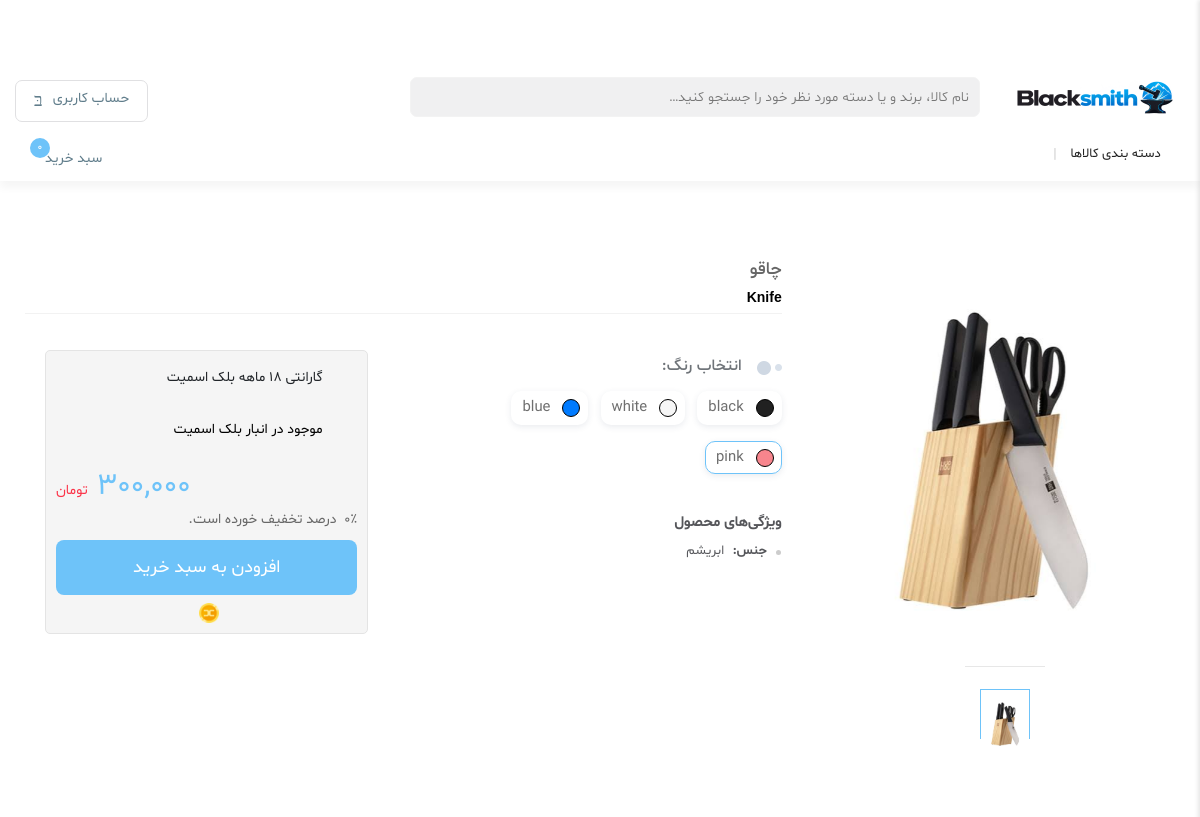
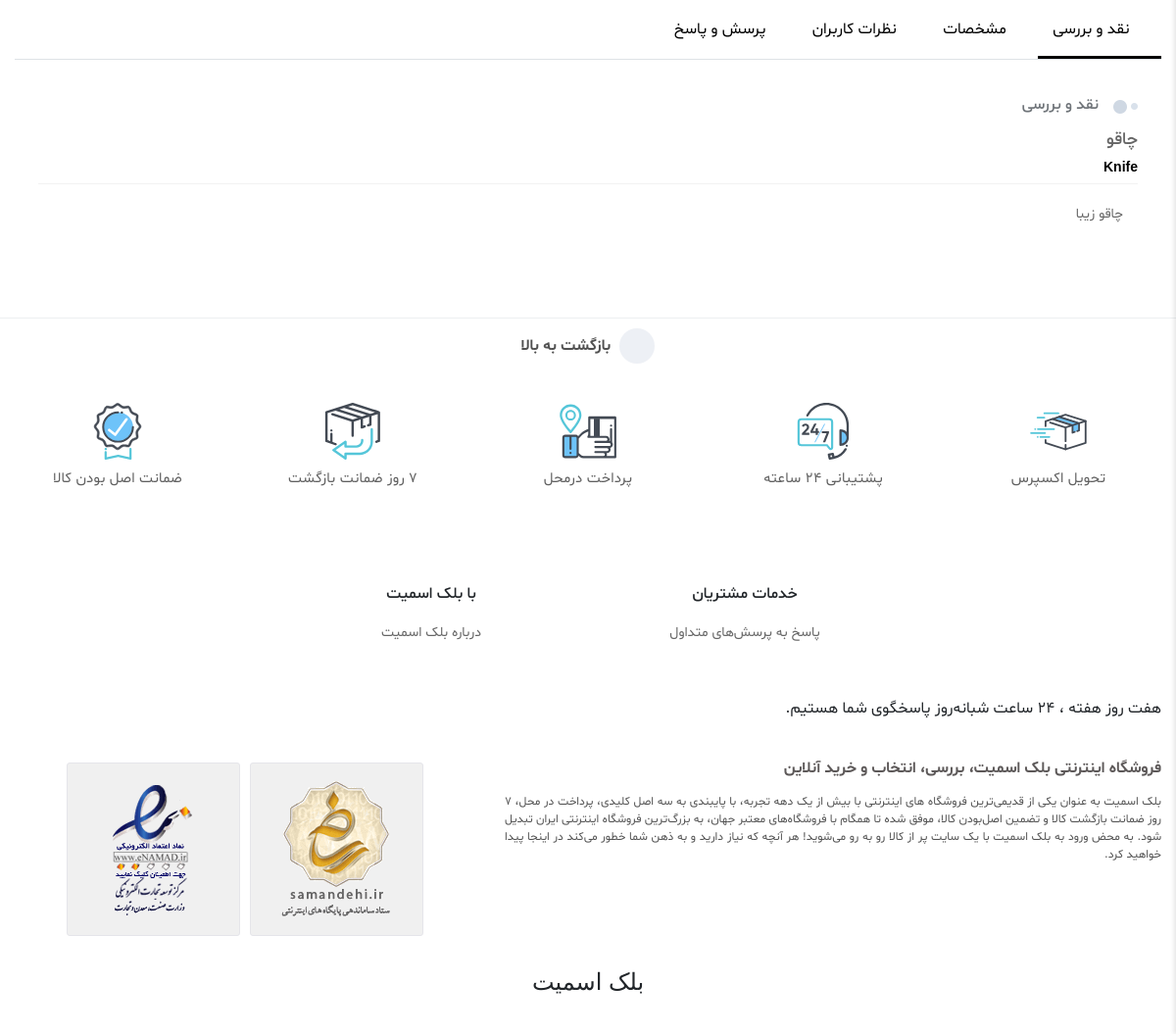
Screenshot of /product/40/ with the database file from the repository (2 pictures, top to bottom).
### app_market/models.py (models this page shows, shortened)
class Image(models.Model):
    url = models.CharField(max_length=150, null=True, blank=True)
    Category_num = models.IntegerField(null=True , blank=True)
    image = models.ImageField(upload_to='store/images/', null=True)
    content_type = models.ForeignKey(ContentType, on_delete=models.CASCADE, null=True, related_name='app_market_images')
    object_id = models.PositiveIntegerField(null=True)
    content_object = GenericForeignKey("content_type", "object_id")

class Product(models.Model):
    name_fa = models.CharField(max_length=255, null=True)
    name_en = models.CharField(max_length=255, null=True)
    price = models.PositiveIntegerField()
    discount = models.IntegerField(default=0)
    count = models.PositiveIntegerField()
    brand = models.ForeignKey('Brand', on_delete=models.CASCADE)
    is_suggested = models.BooleanField(default=False)
    is_amazing = models.BooleanField(default=False)
    footer_right = models.BooleanField(default=False)
    footer_left = models.BooleanField(default=False)
    footer_Middle = models.BooleanField(default=False)
    Category = models.ManyToManyField('Category')
    color = models.ManyToManyField('color')
    features = models.ManyToManyField('features')
    @property
    def images(self):
        return Image.objects.filter(
            object_id=self.id,
            content_type=ContentType.objects.get_for_model(self.__class__).id
        )
    def discounted_price(self):
        if self.discount > 0:
            return self.price - (self.price * self.discount // 100)
        return self.price

class Color(models.Model):
    color = models.CharField(max_length=255)
    hex_code = models.CharField(max_length=35,null=True)

class features(models.Model):
    text = models.CharField(max_length=255)
    answer = models.CharField(max_length=255,null=True)

class review(models.Model):
    Product = models.ForeignKey(Product, on_delete=models.CASCADE, related_name='review' , null=True)
    description = models.TextField(blank=True , null=True)

### app_market/views.py (the view, shortened to what this page needs)
# urls.py: path('product/<int:id>/', product_detail, name='product_detail'),
def product_detail(request, id):
    item_count = 0
    product = get_object_or_404(Product, id=id)
    question_count = Question.objects.filter(product=product).count()
    comments_count = Comment.objects.filter(product=product).count()
    comments = Comment.objects.filter(product=product)
    questions = Question.objects.filter(product=product)
    if request.user.is_authenticated:
        basket = Basket.objects.filter(user=request.user).first()
        item_count = basket.basketitem_set.count() if basket else 0
    question_form = QuestionForm()
    context = {
        'product': product,
        'comments': comments,
        'questions': questions,
        'question_form': question_form,
        'question_count': question_count,
        'comment_count': comments_count,
        'category': Category.objects.all(),
        'item_count': item_count
    }
    if product.count > 0:
        return render(request, 'product-detail.html', context)
    else:
        return render(request, 'single-product-not-available.html', context)

### app_social/forms.py
class QuestionForm(forms.ModelForm):
    class Meta:
        model = Question
        fields = ['question_text']

### app_market/templates/product-detail.html (shortened to what this page needs)
{% extends 'base.html' %}
{% load static %}
{% load humanize %}
{% block content %}
        <main class="main-content dt-sl mb-3">
            <div class="container main-container">
                <div class="title-breadcrumb-special dt-sl mb-3">
                    <div class="breadcrumb dt-sl">
                    </div>
                </div>
                <div class="dt-sn mb-5 dt-sl">
                    <div class="row">
                        <div class="col-lg-4 col-md-6 ps-relative">
                            <div class="product-gallery">
                                <div class="product-carousel owl-carousel" data-slider-id="1">
                                    {% for image in product.images %}
                                    <div class="item">
                                        <a>
                                            <img src="{{ image.image.url }}" alt="Product">
                                        </a>
                                    </div>
                                    {% endfor %}
                                </div>
                                <div class="d-flex justify-content-center flex-wrap">
                                    <ul class="product-thumbnails owl-thumbs ml-2" data-slider-id="1">
                                        {% for image in product.images %}
                                        <li class="owl-thumb-item {% if forloop.first %}active{% endif %}">
                                            <a href="{{ image.url }}">
                                                <img src="{{ image.image.url }}" alt="Product">
                                            </a>
                                        </li>
                                        {% endfor %}
                                    </ul>
                                </div>
                            </div>
                        </div>
                        <div class="col-lg-8 col-md-6 py-2">
                            <div class="product-info dt-sl">
                                <div class="product-title dt-sl mb-3">
                                    <h1> {{ product.name_fa }} </h1>
                                    <h3> {{ product.name_en }} </h3>
                                </div>
                                <form action="{% url 'app_market:add_to_cart' product.id %}" method="post">
                                    <div class="row">
                                        <div class="col-lg-6">
                                            <div class="product-variant dt-sl">
                                                <div
                                                    class="section-title text-sm-title title-wide no-after-title-wide mb-0">
                                                    <h2>انتخاب رنگ:</h2>
                                                </div>
                                                <ul class="product-variants float-right ml-3">
                                                    {% for color in product.color.all %}
                                                    <li class="ui-variant">
                                                        <label class="ui-variant ui-variant--color">
                                                            <span class="ui-variant-shape" style="background-color: {{ color.hex_code }}"></span>
                                                            <span class="ui-variant--check">{{ color.color }}</span>
                                                        </label>
                                                    </li>
                                                    {% endfor %}
                                                </ul>
                                            </div>
                                            <div class="product-params dt-sl">
                                                <ul data-title="ویژگی‌های محصول">
                                                    {% for features in product.features.all %}
                                                    <li>
                                                        <span>{{ features.text }}: </span>
                                                        <span>  {{ features.answer }} </span>
                                                    </li>
                                                    {% endfor %}
                                                </ul>
                                            </div>
                                        </div>
                                        <div class="col-lg-6">
                                            <div class="product-summary">
                                                <nav id="stack-menu">
                                                    <ul>
                                                        <li>
                                                            <a>
                                                                <i class="far fa-shield-check"></i>
                                                                گارانتی ۱۸ ماهه بلک اسمیت
                                                            </a>
                                                        </li>
                                                        <li>
                                                            <a href="#">
                                                                <i class="far fa-box-check product-delivery-warehouse"></i>
                                                                موجود در انبار بلک اسمیت
                                                            </a>
                                                        </li>
                                                    </ul>
                                                    <div class="product-seller-row product-seller-row--price">
                                                        <div class="product-seller-price-real">
                                                            <div class="product-seller-price-raw" style="color:#6ec3f9;">{{ product.discounted_price|intcomma }} </div>
                                                            تومان
                                                        </div>
                                                        <div
                                                            class="product-additional-item product-additional-item--no-icon">
                                                            <span>{{product.discount}}٪</span>&nbsp; درصد تخفیف خورده است.
                                                        </div>
                                                    </div>
                                                    <div class="product-seller-row product-seller-row--add-to-cart">
                                                        <button class="btn-add-to-cart btn-add-to-cart--full-width" style="background-color:#6ec3f9;" >
                                                            <span class="btn-add-to-cart-txt">افزودن به سبد خرید</span>
                                                        </button>
                                                        <div class="product-seller-digiclub">
                                                            <img src="./assets/img/digiclub.png" alt="">
                                                        </div>
                                                    </div>
                                                </nav>
                                            </div>
                                        </div>
                                    </div>
                                </form>
                            </div>
                        </div>
                    </div>
                </div>
                <div class="dt-sn mb-5 px-0 dt-sl pt-0">
                    <section class="tabs-product-info mb-3 dt-sl">
                        <div class="ah-tab-wrapper border-bottom dt-sl">
                            <div class="ah-tab dt-sl">
                                <a class="ah-tab-item" data-ah-tab-active="true" href=""><i
                                        class="mdi mdi-glasses"></i>نقد و بررسی</a>
                                <a class="ah-tab-item" href=""><i class="mdi mdi-format-list-checks"></i>مشخصات</a>
                                <a class="ah-tab-item" href=""><i
                                        class="mdi mdi-comment-text-multiple-outline"></i>نظرات کاربران</a>
                                <a class="ah-tab-item" href=""><i class="mdi mdi-comment-question-outline"></i>پرسش و
                                    پاسخ</a>
                            </div>
                        </div>
                        <div class="ah-tab-content-wrapper product-info px-4 dt-sl">
                            {% for review in product.review.all %}
                            <div class="ah-tab-content dt-sl" data-ah-tab-active="true">
                                <div class="section-title text-sm-title title-wide no-after-title-wide mb-0 dt-sl">
                                    <h2>نقد و بررسی</h2>
                                </div>
                                <div class="product-title dt-sl">
                                    <h1> {{ product.name_fa }} </h1>
                                    <h3>  {{product.name_en}} </h3>
                                </div>
                                <div class="description-product dt-sl mt-3 mb-3">
                                    <div class="container">
                                        <p> {{ review.description }} </p>
                                    </div>
                                </div>
                            </div>
                            {% endfor %}
                        </div>
                    </section>
                </div>
            </div>
        </main>
{% endblock content %}

### app_market/static/assets/css/colors/blue-color.css (style rules this page uses)
.product-gallery .product-thumbnails>li.active>a { border-color: #6ec3f9; }
input[type=radio]:checked+.ui-variant--check { border-color: #6ec3f9; }

### rows the page displays
Image: image (picture)
Product: name_fa "چاقو", name_en "Knife", discount "0"
Color: color "black"
Color: color "white"
Color: color "blue"
Color: color "pink"
features: text "جنس", answer "ابریشم"
review: description "چاقو زیبا"

### other values shown
{{ item_count }} "0"
